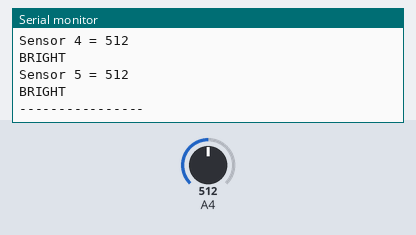
A sketch run on a simulated Arduino Mega 2560, built with avr-gcc and run on an emulated ATmega2560. Parts: the last lines printed to the serial monitor. The inputs (shaded band) are chosen by the test bench; at power-on: A4 = 512.

Above: at 1.2 s.
1.3 s: A4 set to 987
At 2.16 s:
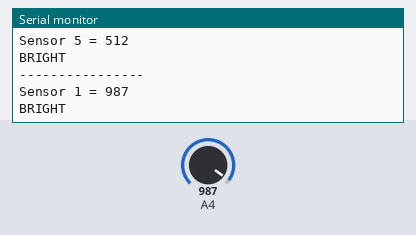
2.8 s: A4 set to 1012
At 2.96 s:
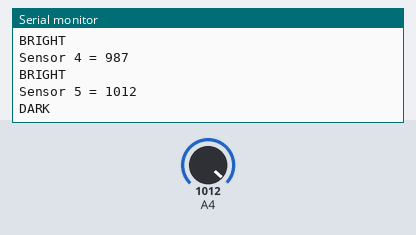
Timing chart, 0 to 5.8 s (numbered marks = the images above; inputs shaded):
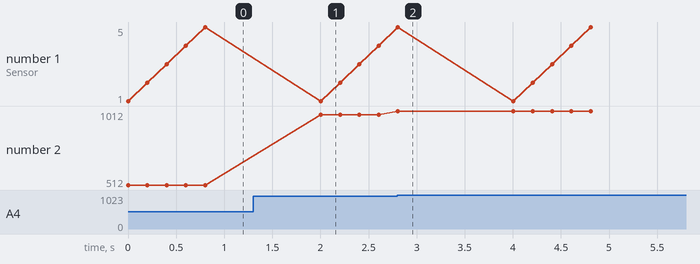

Measured:
- the behaviour switches between 1000 and 1001 on A4 (found by bisection; images 1 and 2)
- after the input at 1.3 s, the serial monitor: prints a new line after 0.70 s (image 1)
- after the input at 2.8 s, the serial monitor: prints a new line at once (image 2)
- plotted number 2: 512 → 987 after the input at 1.3 s, 987 → 1012 after the input at 2.8 s

The sketch:

lab6.5.ino.ino
```cpp
#define LDR_PIN 36
const int SAMPLE_COUNT = 5;
int lightData[SAMPLE_COUNT];
void setup() {
    Serial.begin(115200);
}

void loop() {
    for (int i = 0; i < SAMPLE_COUNT; i++) {
        lightData[i] = analogRead(LDR_PIN);
        Serial.print("Sensor ");
        Serial.print(i + 1);
        Serial.print(" = ");
        Serial.println(lightData[i]);
        if (lightData[i] > 1000) {
            Serial.println("DARK");
        }
        else if (lightData[i] >= 2500) {
            Serial.println("NORMAL");
        }
        else {
            Serial.println("BRIGHT");
        }
        delay(200);
    }

    Serial.println("----------------");
    delay(1000);
}
```
